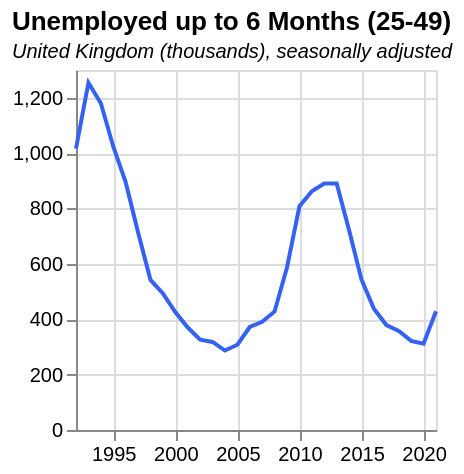

The specification (Vega-Lite) saved for this image:
### Vega-Lite specification from a JSON file in a GitHub repository (floating-point values rounded to 4 significant figures)
{"$schema": "https://vega.github.io/schema/vega-lite/v5.json", "data": {"values": [{"date": "1992", "label": "1992", "month": "", "quarter": "", "sourceDataset": "LMS", "updateDate": "2015-10-13T23:00:00.000Z", "value": "1016", "year": "1992"}, {"date": "1993", "label": "1993", "month": "", "quarter": "", "sourceDataset": "LMS", "updateDate": "2015-10-13T23:00:00.000Z", "value": "1254", "year": "1993"}, {"date": "1994", "label": "1994", "month": "", "quarter": "", "sourceDataset": "LMS", "updateDate": "2015-10-13T23:00:00.000Z", "value": "1180", "year": "1994"}, {"date": "1995", "label": "1995", "month": "", "quarter": "", "sourceDataset": "LMS", "updateDate": "2015-10-13T23:00:00.000Z", "value": "1024", "year": "1995"}, {"date": "1996", "label": "1996", "month": "", "quarter": "", "sourceDataset": "LMS", "updateDate": "2015-10-13T23:00:00.000Z", "value": "895", "year": "1996"}, {"date": "1997", "label": "1997", "month": "", "quarter": "", "sourceDataset": "LMS", "updateDate": "2015-10-13T23:00:00.000Z", "value": "713", "year": "1997"}, {"date": "1998", "label": "1998", "month": "", "quarter": "", "sourceDataset": "LMS", "updateDate": "2015-10-13T23:00:00.000Z", "value": "542", "year": "1998"}, {"date": "1999", "label": "1999", "month": "", "quarter": "", "sourceDataset": "LMS", "updateDate": "2015-10-13T23:00:00.000Z", "value": "493", "year": "1999"}, {"date": "2000", "label": "2000", "month": "", "quarter": "", "sourceDataset": "LMS", "updateDate": "2015-10-13T23:00:00.000Z", "value": "426", "year": "2000"}, {"date": "2001", "label": "2001", "month": "", "quarter": "", "sourceDataset": "LMS", "updateDate": "2015-10-13T23:00:00.000Z", "value": "370", "year": "2001"}, {"date": "2002", "label": "2002", "month": "", "quarter": "", "sourceDataset": "LMS", "updateDate": "2015-10-13T23:00:00.000Z", "value": "326", "year": "2002"}, {"date": "2003", "label": "2003", "month": "", "quarter": "", "sourceDataset": "LMS", "updateDate": "2015-10-13T23:00:00.000Z", "value": "318", "year": "2003"}, {"date": "2004", "label": "2004", "month": "", "quarter": "", "sourceDataset": "LMS", "updateDate": "2015-10-13T23:00:00.000Z", "value": "287", "year": "2004"}, {"date": "2005", "label": "2005", "month": "", "quarter": "", "sourceDataset": "LMS", "updateDate": "2015-10-13T23:00:00.000Z", "value": "308", "year": "2005"}, {"date": "2006", "label": "2006", "month": "", "quarter": "", "sourceDataset": "LMS", "updateDate": "2015-10-13T23:00:00.000Z", "value": "372", "year": "2006"}, {"date": "2007", "label": "2007", "month": "", "quarter": "", "sourceDataset": "LMS", "updateDate": "2015-10-13T23:00:00.000Z", "value": "391", "year": "2007"}, {"date": "2008", "label": "2008", "month": "", "quarter": "", "sourceDataset": "LMS", "updateDate": "2015-10-13T23:00:00.000Z", "value": "428", "year": "2008"}, {"date": "2009", "label": "2009", "month": "", "quarter": "", "sourceDataset": "LMS", "updateDate": "2015-10-13T23:00:00.000Z", "value": "588", "year": "2009"}, {"date": "2010", "label": "2010", "month": "", "quarter": "", "sourceDataset": "LMS", "updateDate": "2015-10-13T23:00:00.000Z", "value": "808", "year": "2010"}, {"date": "2011", "label": "2011", "month": "", "quarter": "", "sourceDataset": "LMS", "updateDate": "2015-10-13T23:00:00.000Z", "value": "862", "year": "2011"}, {"date": "2012", "label": "2012", "month": "", "quarter": "", "sourceDataset": "LMS", "updateDate": "2019-02-19T00:00:00.000Z", "value": "890", "year": "2012"}, {"date": "2013", "label": "2013", "month": "", "quarter": "", "sourceDataset": "LMS", "updateDate": "2019-02-19T00:00:00.000Z", "value": "890", "year": "2013"}, {"date": "2014", "label": "2014", "month": "", "quarter": "", "sourceDataset": "LMS", "updateDate": "2015-10-13T23:00:00.000Z", "value": "721", "year": "2014"}, {"date": "2015", "label": "2015", "month": "", "quarter": "", "sourceDataset": "LMS", "updateDate": "2016-05-18T08:30:00.000Z", "value": "543", "year": "2015"}, {"date": "2016", "label": "2016", "month": "", "quarter": "", "sourceDataset": "LMS", "updateDate": "2017-02-15T00:00:00.000Z", "value": "438", "year": "2016"}, {"date": "2017", "label": "2017", "month": "", "quarter": "", "sourceDataset": "LMS", "updateDate": "2019-02-19T00:00:00.000Z", "value": "379", "year": "2017"}, {"date": "2018", "label": "2018", "month": "", "quarter": "", "sourceDataset": "LMS", "updateDate": "2019-02-19T00:00:00.000Z", "value": "358", "year": "2018"}, {"date": "2019", "label": "2019", "month": "", "quarter": "", "sourceDataset": "LMS", "updateDate": "2020-02-18T00:00:00.000Z", "value": "322", "year": "2019"}, {"date": "2020", "label": "2020", "month": "", "quarter": "", "sourceDataset": "LMS", "updateDate": "2022-08-15T23:00:00.000Z", "value": "312", "year": "2020"}, {"date": "2021", "label": "2021", "month": "", "quarter": "", "sourceDataset": "LMS", "updateDate": "2022-08-15T23:00:00.000Z", "value": "429", "year": "2021"}], "format": {"parse": {"date": "date"}}}, "title": {"text": "Unemployed up to 6 Months (25-49)", "subtitle": "United Kingdom (thousands), seasonally adjusted", "subtitleFontStyle": "italic", "subtitleFontSize": 10, "anchor": "start", "color": "black"}, "width": 180, "height": 180, "mark": {"type": "line", "color": "#3662f1", "strokeWidth": 2, "opacity": 1}, "encoding": {"x": {"field": "date", "type": "temporal", "title": null}, "y": {"field": "value", "type": "quantitative", "title": null}}}
